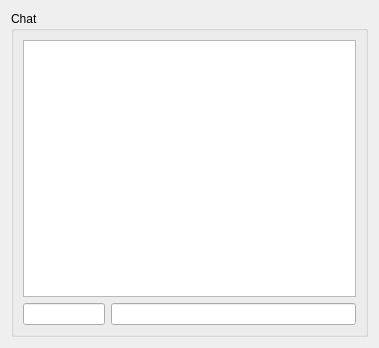
<?xml version="1.0" encoding="UTF-8"?>
<ui version="4.0">
 <class>ChatApp</class>
 <widget class="QWidget" name="ChatApp">
  <property name="geometry">
   <rect>
    <x>0</x>
    <y>0</y>
    <width>379</width>
    <height>348</height>
   </rect>
  </property>
  <property name="windowTitle">
   <string>Caht Porgarm</string>
  </property>
  <layout class="QVBoxLayout" name="verticalLayout">
   <item>
    <widget class="QGroupBox" name="grpChat">
     <property name="title">
      <string>Chat</string>
     </property>
     <layout class="QVBoxLayout" name="verticalLayout_3">
      <item>
       <widget class="QPlainTextEdit" name="teLog">
        <property name="readOnly">
         <bool>true</bool>
        </property>
       </widget>
      </item>
      <item>
       <layout class="QHBoxLayout" name="horizontalLayout_2">
        <item>
         <widget class="QLineEdit" name="leNickname">
          <property name="sizePolicy">
           <sizepolicy hsizetype="Expanding" vsizetype="Fixed">
            <horstretch>1</horstretch>
            <verstretch>0</verstretch>
           </sizepolicy>
          </property>
         </widget>
        </item>
        <item>
         <widget class="QLineEdit" name="leMessage">
          <property name="sizePolicy">
           <sizepolicy hsizetype="Expanding" vsizetype="Fixed">
            <horstretch>3</horstretch>
            <verstretch>0</verstretch>
           </sizepolicy>
          </property>
         </widget>
        </item>
       </layout>
      </item>
     </layout>
    </widget>
   </item>
  </layout>
 </widget>
 <resources/>
 <connections/>
</ui>
